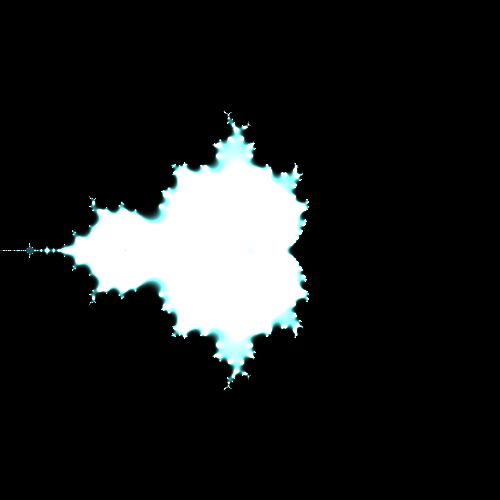

The Python source for this figure:
from PIL import Image, ImageDraw
WIDTH = 500
HEIGHT = 500
global draw

class Complex:
    def __init__(self, x, y):
        self.x = x
        self.y = y 
    
    def sqr(self):
        return Complex(self.x * self.x - self.y * self.y, 2 * self.x * self.y)
    
    def mod(self):
        return self.x * self.x + self.y * self.y
    
    def add(self, c2):
        return Complex(self.x + c2.x, self.y + c2.y)
            
    


im = Image.new('RGB', (WIDTH, HEIGHT), (0,0,0,0))
draw = ImageDraw.Draw(im)
for x in range(0, WIDTH):
    for y in range(0, HEIGHT):
        f = 125
        X = (x -250 ) / f
        Y = (-y + 250) / f

        c= Complex(X, Y)
        z = Complex(0.0, 0.0)

        for i in range(10):
            z = (z.sqr()).add(c)

        mod = z.mod()
        if mod == 0:
            g = 255
        else:
            g = (int) ((1 / mod) * 255)
        draw.point((X*f + 250, 250 - Y * f), (g // 2, g, g   ))    
        


im.save('mandelbrot.png', 'PNG', quality = 95)